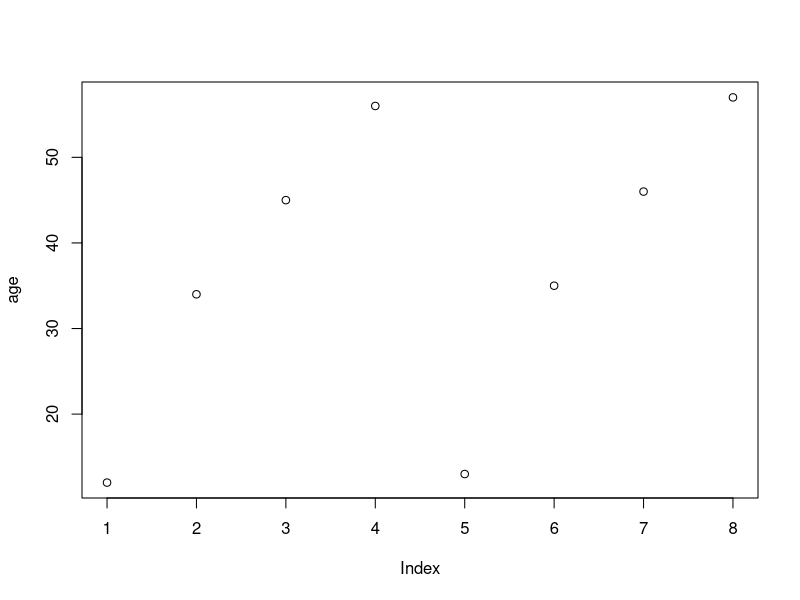
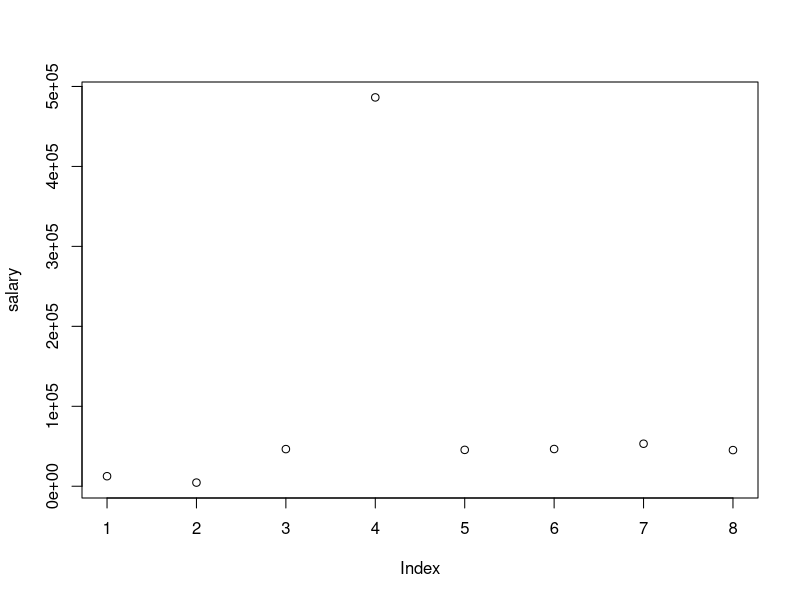
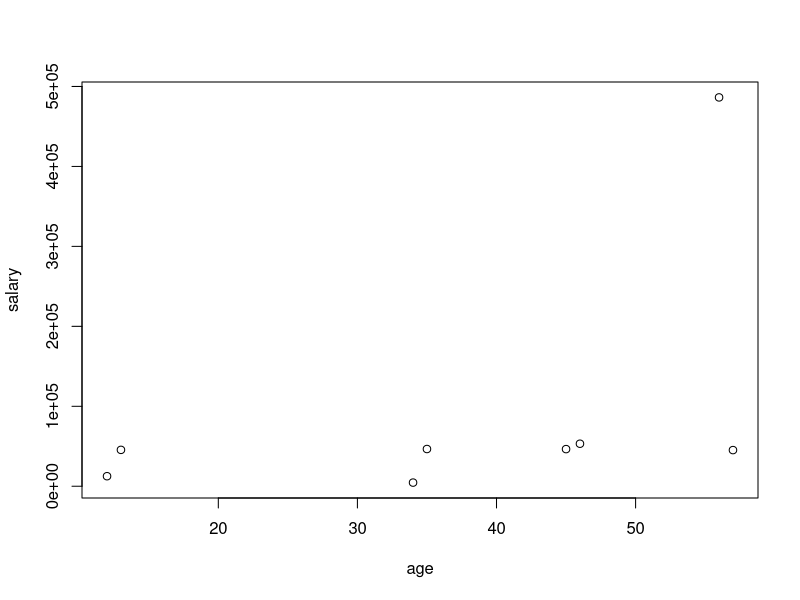
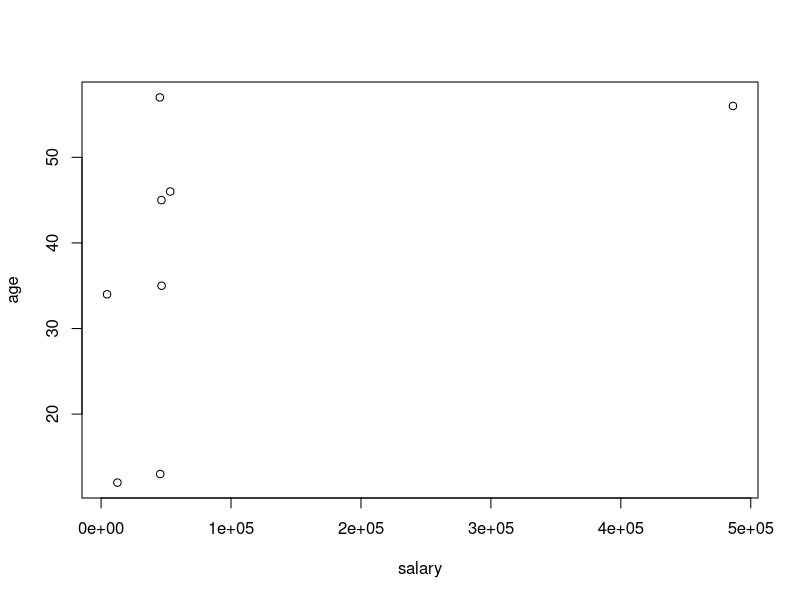
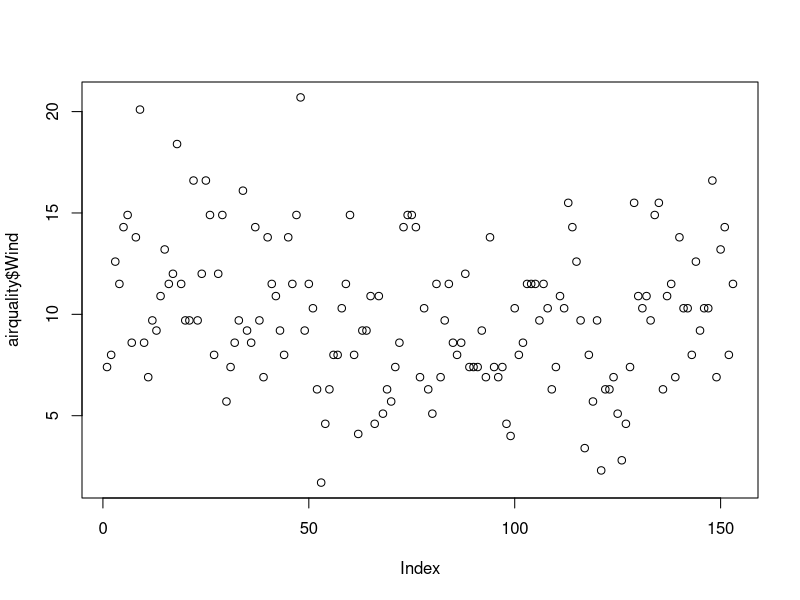
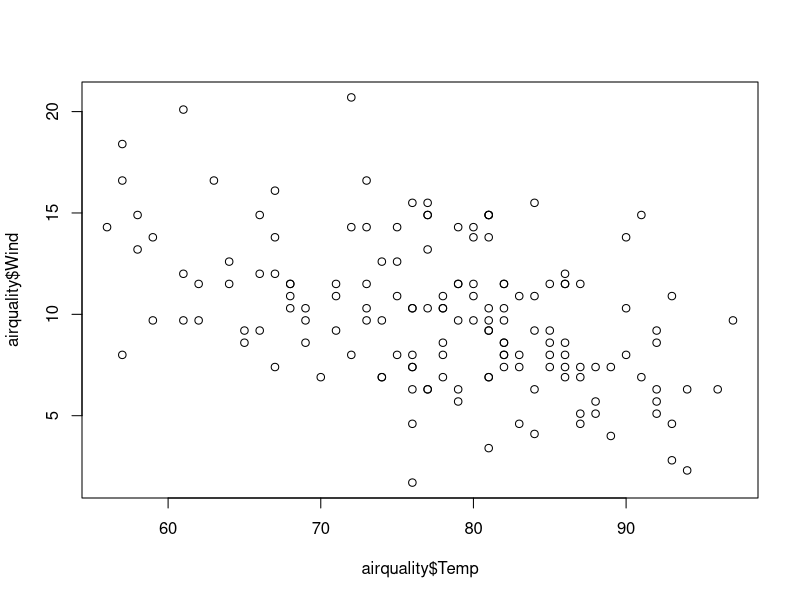
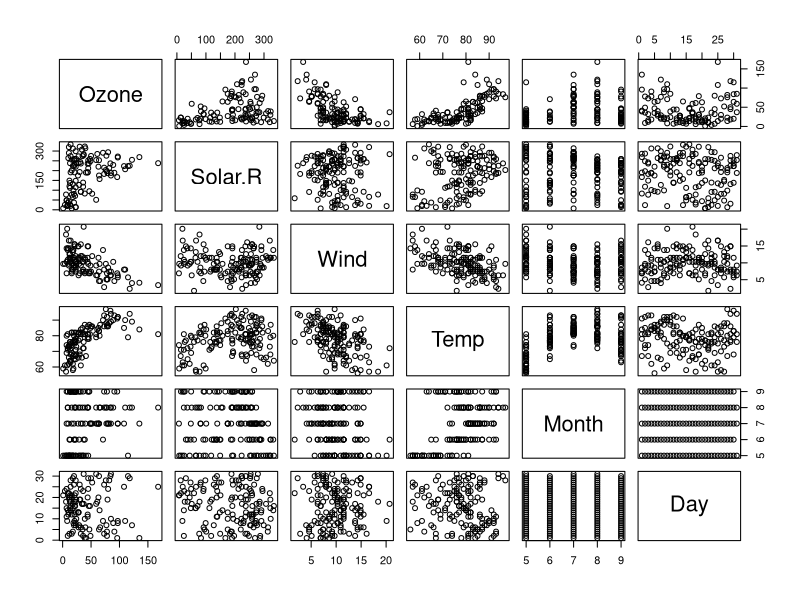
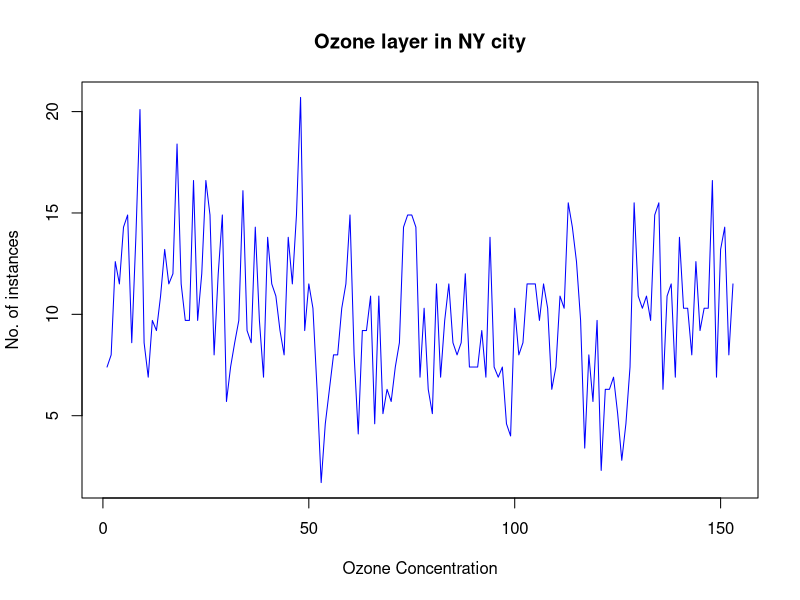

Write the R code that produced these figures, in order. (Note: this script raises an error after producing the figures.)
#Data visualization
age<-c(12,34,45,56,13,35,46,57)

plot(age)

salary<-c(12545,4564,46445,486321,45496,46564,53179,45213)
plot(salary)

plot(age,salary)
plot(salary,age)

help(plot)

#############################################
#To import any file in R
#Varname = read.csv('pathof the file.csv')
#Click on import 

airquality <- datasets::airquality

#Top and bottom records
head(airquality,10)
tail(airquality,10)

names(airquality)  #Shows all columns names

airquality[,c(1,2)]

df<-airquality[,-6]
df
 
summary(airquality[,1]) #Gives summary statistics for column

summary(airquality$Wind)

#Visualization
plot(airquality$Wind)
plot(airquality$Temp,airquality$Wind,type="p")
plot(airquality)  #Scatterplot

plot(airquality$Wind,
     xlab= 'Ozone Concentration',
     ylab= 'No. of instances',
     main= 'Ozone layer in NY city',
     col='blue',
     type='l')

plot(airquality, col='red')

#Horizontal bar plot
barplot(airquality$Ozone,main='Ozone Concentration',
        ylab='No. of instances',
        horiz=T,axes=T,col='blue')

help(barplot)

#Histogram
hist(airquality$Temp,col='blue',
     border='red',
     xlab='Solar rad.',
     main='Solar values radiation in air',
     )

#Single Box plot
boxplot(airquality$Wind,main='Boxplot',
        col='green',
        border='red',
        horizontal=T)

boxplot.stats(airquality$Wind)$out  #To show the outliers in Boxplot

#Multiple Box plot
boxplot(airquality[,1:4],main='Multiple Boxplot',
        col='pink',
        border='blue',
        horizontal=T)

help(par)
par(mfrow=c(3,3),mar=c(2,5,2,1),  las=0, bty="o",col='black')
#margin of the grid(mar)(bottom,left,top,right), 
#no of rows and columns(mfrow), 
#whether a border is to be included(bty) 
#and position of the 
#labels(las: 1 for horizontal, las: 0 for vertical)
#bty - box around the plot (o,n,7,L,C,U)
plot(airquality$Ozone)
plot(airquality$Ozone, airquality$Wind)
plot(airquality$Ozone, type= "l")
plot(airquality$Ozone, type= "l")
plot(airquality$Ozone, type= "l")
barplot(airquality$Ozone, main = 'Ozone Concenteration in air',
        xlab = 'ozone levels', col='green',horiz = TRUE)
hist(airquality$Solar.R)
boxplot(airquality$Solar.R)
boxplot(airquality[,0:4], main='Multiple Box plots')

#COnsidering NA values
airquality
max(airquality$Wind)
min(airquality$Wind)
mean(airquality$Solar.R)
mean(airquality$Solar.R,na.rm=T) #To remove NA values & find mean

mean(airquality$Temp,na.rm=T)

#You can learn following parameters by using Google
#variance
#skewness
#kurtosis
#Density plots

var(airquality$Wind)
sd(airquality$Ozone)
sd(airquality$Ozone, na.rm=T)

# Installing Packages

# when function is not available you have to install some packages/libraries.
# eg. mobile has some in built apps 
# - others download scanner, whatsapp, photo editor from play store
# which library to download for skewness
#google - skewness and kurtosis in r
# go to rbloggers.com
# library(moments)
# or go to rdocumentation.r
# type skewness - you will get the name of package as 'moments'
# go to rstudio
# click on packages in 3rd window - bottom right corner - Click on install
# type moments in packages, click checkbox - install dependencies - click install
# After installation, in search - search for installed 'moments', click that checkbox

# Or try: install.packages("moments")

skewness(airquality$Ozone, na.rm=T)
kurtosis(airquality$Ozone, na.rm=T)

#To plot density plot
plot(density(airquality$Wind))
plot(density(airquality$Ozone, na.rm=T))

#Practice Dataset
quakes<- datasets::quakes #TRy iris dataset
View(quakes)

mean(quakes$stations)
median(quakes$lat)
par(mfrow=c(3,3),mar=c(2,5,2,1),  las=0, bty="o",col='black')
plot(quakes$depth,col='orange')
plot(quakes$lat, quakes$long,col='yellow')
plot(quakes$mag, type= "l",col='green')
plot(quakes$depth, type= "l")
plot(quakes$stations, type= "l")
barplot(quakes$mag, main = 'Magnitude',
        xlab = 'Magnitude', col='green',horiz = TRUE)
hist(quakes$mag)
boxplot(quakes$depth)
boxplot(quakes[,0:4], main='Multiple Box plots')



